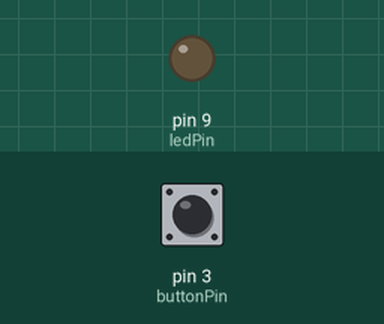
Recording of a sketch running on a simulated Arduino Uno, built with avr-gcc and run on an emulated ATmega328P. On the bench: output pins drawn as LEDs (lit = HIGH). The test bench sets the inputs (shaded band); at power-on: pin 3 (buttonPin) HIGH.

Above: at 1.2 s.
1.3 s: pin 3 (buttonPin) pulled LOW for 0.15 s
At 1.8 s:
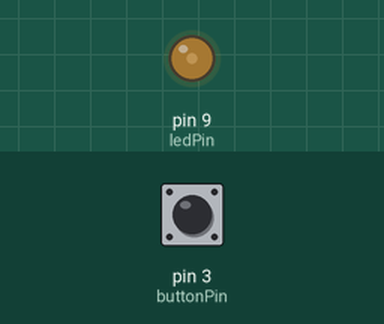
2.9 s: pin 3 (buttonPin) pulled LOW for 1 s
At 4.2 s:
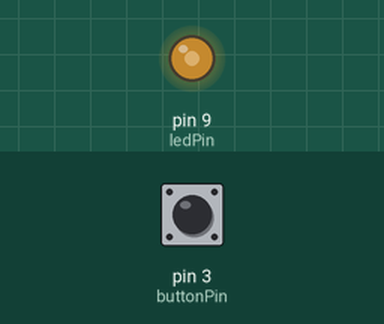
5.4 s: pin 3 (buttonPin) pulled LOW for 0.15 s
At 6.1 s:
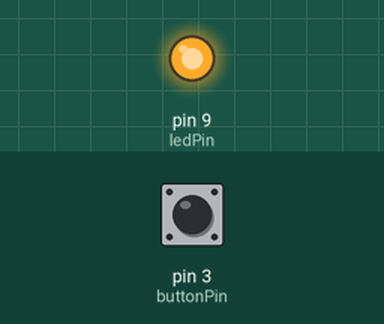
Timing chart, 0 to 8.4 s (numbered marks = the images above; inputs shaded):
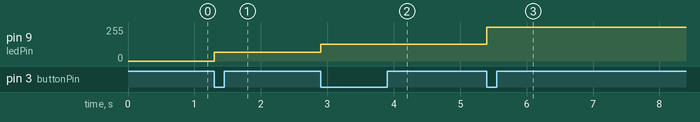

The sketch:

lightboxv5.ino
```cpp
int ledPin= 9;
int buttonPin= 3;
int buttonval=0;
int mode=0;
float currtime = 0;
unsigned long lastinterrupttime =0;
unsigned long ledtime = 0; //use for blinking LED
int diffState = LOW; //blinking pin state
bool buttonpushed=0;

void setup() {
  // put your setup code here, to run once:
Serial.begin(9600);
pinMode(buttonPin, INPUT);
pinMode(ledPin,OUTPUT);
attachInterrupt(digitalPinToInterrupt(buttonPin), modeset , FALLING);
}
void modeset(){
if (millis()-lastinterrupttime >100){ //debouncing
 mode=mode+1;
lastinterrupttime=millis();
}
}

void loop() {
// put your main code here, to run repeatedly:

switch(mode){
  case 0:
  analogWrite(ledPin,0);
  break;

  case 1:
  analogWrite(ledPin, 64);
  break;

  case 2:
  analogWrite(ledPin, 127);
  break;

  case 3:
  analogWrite(ledPin, 255);
  break;
  case 4:
    flash_light();
    break;
}

if (mode>= 5){
 mode=0;
}

}

void flash_light(){
 unsigned long currtime = millis();
    if (currtime - ledtime >= 500) { //500 millisecond delay
      ledtime = currtime;
      if (diffState == LOW) {
        diffState = HIGH;
      } else {
        diffState = LOW;
      }
      digitalWrite (ledPin, diffState);
}
}
```

Measured:
- after the input at 1.3 s, pin 9 (ledPin): 0/255 → 64/255 at once
- after the input at 2.9 s, pin 9 (ledPin): 64/255 → 127/255 at once
- after the input at 5.4 s, pin 9 (ledPin): 127/255 → 255/255 at once
